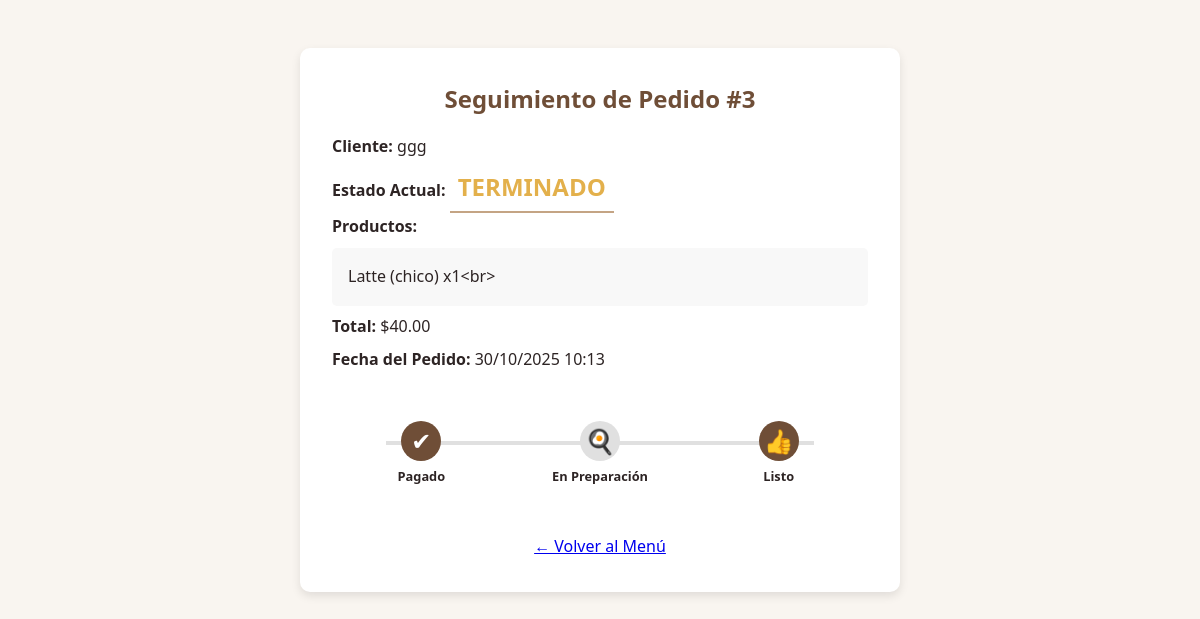
The page /seguimiento/3 on the database its author committed.
### app.py (models this page shows)
class Pedido(db.Model):
    id = db.Column(db.Integer, primary_key=True)
    cliente = db.Column(db.String(50), nullable=False)
    productos = db.Column(db.String(500))
    estado = db.Column(db.String(20), default="pendiente")
    pago = db.Column(db.String(20), default="pendiente")
    total = db.Column(db.Float)
    fecha = db.Column(db.DateTime, default=datetime.now)
    hora_pago = db.Column(db.DateTime)
    hora_preparacion = db.Column(db.DateTime)

### app.py (the view)
@app.route('/seguimiento/<int:id_pedido>')
def seguimiento(id_pedido):
    pedido = Pedido.query.get_or_404(id_pedido)
    return render_template('seguimiento.html', pedido=pedido, datetime=datetime)

### templates/seguimiento.html (shortened to what this page needs)
<!DOCTYPE html>
<html lang="es">
<head>
    <link rel="stylesheet" href="{{ url_for('static', filename='styles.css') }}">
</head>
<body>
    <div class="seguimiento-container">
        <h2>Seguimiento de Pedido #{{ pedido.id }}</h2>
        <div class="info-pedido">
            <p><strong>Cliente:</strong> {{ pedido.cliente }}</p>
            <p><strong>Estado Actual:</strong> <span class="estado-actual">{{ pedido.estado.upper() }}</span></p>
            <p><strong>Productos:</strong></p>
            <div class="productos-lista">
                {{ pedido.productos.replace(' | ', '<br>') }}
            </div>
            <p><strong>Total:</strong> ${{ "%.2f"|format(pedido.total) }}</p>
            <p><strong>Fecha del Pedido:</strong> {{ pedido.fecha.strftime('%d/%m/%Y %H:%M') }}</p>
        </div>
        <div class="estado-linea">
            <div class="paso {% if pedido.pago == 'pagado' %}activo{% endif %}">
                {% if pedido.pago == 'pagado' %}
                    <span class="icono">✔</span>
                    <p>Pagado</p>
                {% else %}
                    <span class="icono-pendiente-pago">...</span>
                    <p>Pendiente de Pago</p>
                {% endif %}
            </div>
            <div class="paso {% if pedido.pago == 'pagado' and pedido.estado != 'terminado' %}activo{% endif %}">
                <span class="icono">🍳</span>
                <p>En Preparación</p>
            </div>
            <div class="paso {% if pedido.estado == 'listo' or pedido.estado == 'terminado' %}activo{% endif %}">
                <span class="icono">👍</span>
                <p>Listo</p>
            </div>
        </div>
        <p style="margin-top: 2rem;"><a href="{{ url_for('index') }}">← Volver al Menú</a></p>
    </div>
</body>
</html>

### static/styles.css (style rules this page uses)
:root { --primary: #6F4E37; --secondary: #C4A484; --accent: #E3B04B; --text: #2D2424; }
* { box-sizing: border-box; margin: 0; padding: 0; }
body { font-family: 'Segoe UI', Tahoma, Geneva, Verdana, sans-serif; background-color: #F9F5F0; color: var(--text); line-height: 1.6; }
.productos-lista { margin: 0.5rem 0; padding-left: 1rem; }
.seguimiento-container { max-width: 600px; margin: 3rem auto; padding: 2rem; background: white; border-radius: 10px; box-shadow: 0 4px 10px rgba(0, 0, 0, 0.1); text-align: center; }
.seguimiento-container h2 { color: var(--primary); margin-bottom: 1rem; }
.estado-actual { font-size: 1.5rem; font-weight: bold; color: var(--accent); margin-bottom: 2rem; padding: 0.5rem; border-bottom: 2px solid var(--secondary); }
.info-pedido { text-align: left; margin-bottom: 2rem; }
.info-pedido p { margin: 0.5rem 0; }
.estado-linea { display: flex; justify-content: space-between; align-items: flex-start; position: relative; margin: 3rem 0; }
.estado-linea::before { content: ''; position: absolute; top: 20px; left: 10%; right: 10%; height: 4px; background: #e0e0e0; z-index: 0; }
.paso { flex: 1; text-align: center; position: relative; z-index: 1; }
.paso .icono { font-size: 1.5rem; background-color: #e0e0e0; color: white; width: 40px; height: 40px; border-radius: 50%; display: flex; align-items: center; justify-content: center; margin: 0 auto 5px; transition: background-color 0.3s; }
.paso.activo .icono { background-color: var(--primary) !important; }
.paso p { font-size: 0.8rem; font-weight: bold; }
.productos-lista { text-align: left; padding: 1rem; background: #f8f8f8; border-radius: 5px; }

### templates/seguimiento.html (style rules this page uses)
.seguimiento-container { max-width: 600px; margin: 3rem auto; padding: 2rem; background: white; border-radius: 10px; box-shadow: 0 4px 10px rgba(0, 0, 0, 0.1); text-align: center; }
.seguimiento-container h2 { color: var(--primary); margin-bottom: 1rem; }
.estado-actual { font-size: 1.5rem; font-weight: bold; color: var(--accent); margin-bottom: 2rem; padding: 0.5rem; border-bottom: 2px solid var(--secondary); }
.info-pedido { text-align: left; margin-bottom: 2rem; }
.info-pedido p { margin: 0.5rem 0; }
.estado-linea { display: flex; justify-content: space-between; align-items: flex-start; position: relative; margin: 3rem 0; }
.estado-linea::before { content: ''; position: absolute; top: 20px; left: 10%; right: 10%; height: 4px; background: #e0e0e0; z-index: 0; }
.paso { flex: 1; text-align: center; position: relative; z-index: 1; }
.paso .icono { font-size: 1.5rem; background-color: #e0e0e0; color: white; width: 40px; height: 40px; border-radius: 50%; display: flex; align-items: center; justify-content: center; margin: 0 auto 5px; transition: background-color 0.3s; }
.paso.activo .icono { background-color: var(--primary); }
.paso p { font-size: 0.8rem; font-weight: bold; }
.paso.activo + .paso::before { background-color: var(--primary); }
.productos-lista { text-align: left; padding: 1rem; background: #f8f8f8; border-radius: 5px; }

### rows shown on the page
Pedido: id "3", cliente "ggg", estado "TERMINADO", productos.replace "Latte (chico) x1<br>", total "40.00", fecha "30/10/2025 10:13"
